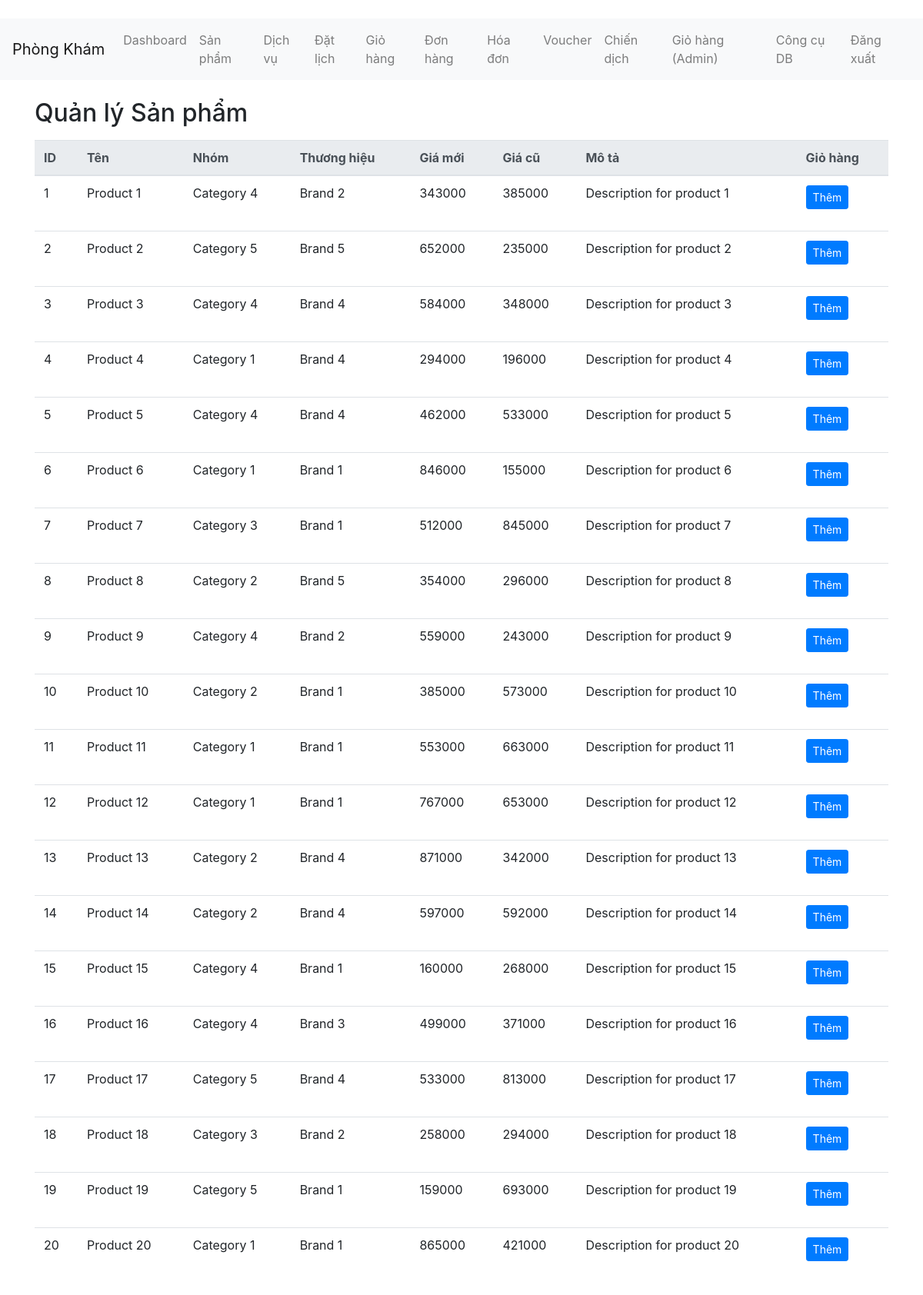
The app's page /products (signed in), older data.
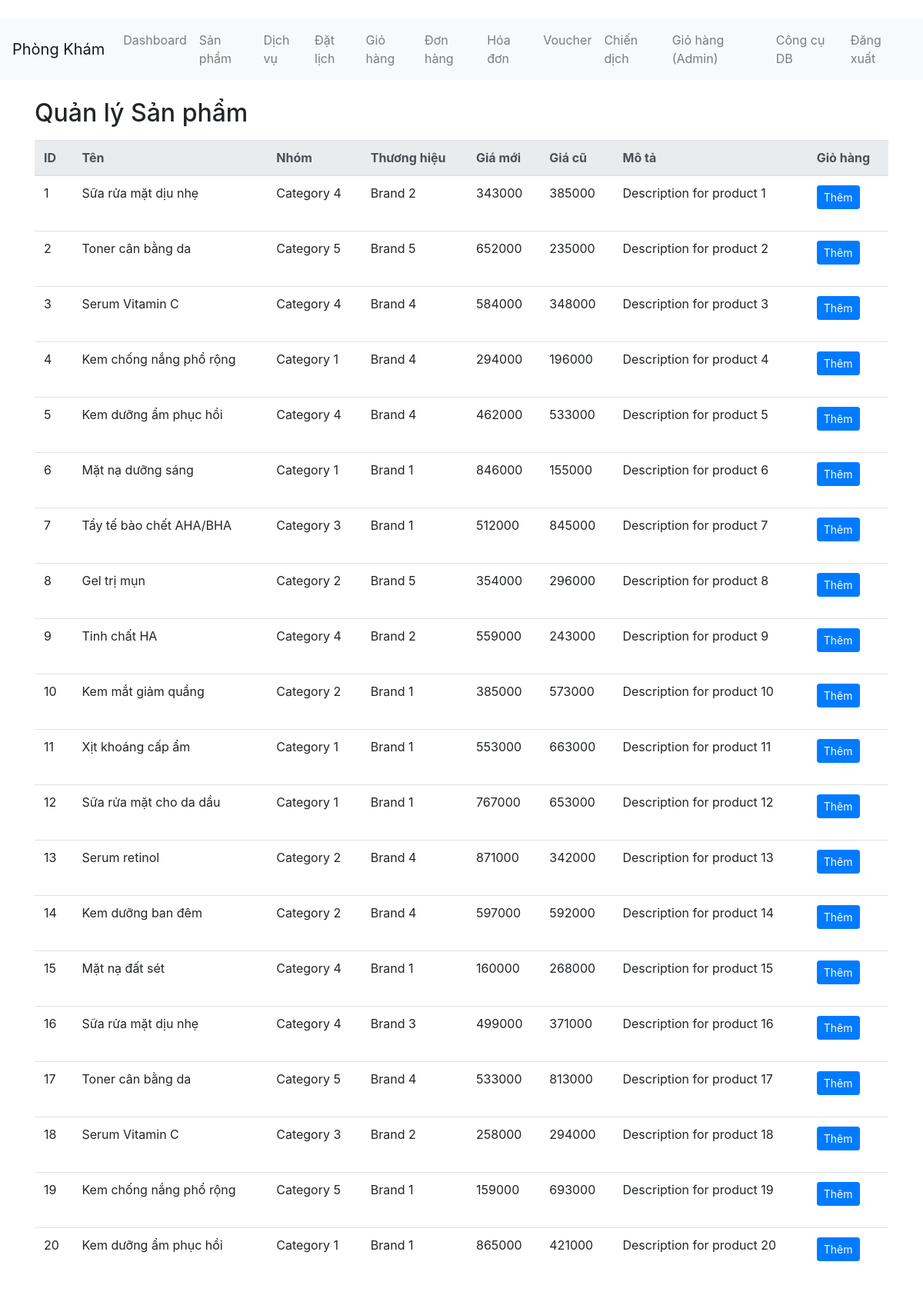
The same page, newer data.
### tables this page shows
CREATE TABLE products (idp INTEGER PRIMARY KEY, namep TEXT, newprice TEXT, oldprice TEXT, descr TEXT, typep INTEGER, idbrand INTEGER, img TEXT, hide INTEGER);

CREATE TABLE categories (typep INTEGER PRIMARY KEY, namec TEXT, meta TEXT, hide INTEGER);

CREATE TABLE brands (idbrand INTEGER PRIMARY KEY, namebrand TEXT, hide INTEGER);

### app.py (the view)
@app.route("/products")
def products():
    if "user" not in session:
        return redirect(url_for("login"))
    conn = get_conn()
    rows = conn.execute(
        """
        SELECT p.idp, p.namep, c.namec, b.namebrand, p.newprice, p.oldprice, p.descr
        FROM products p
        LEFT JOIN categories c ON p.typep = c.typep
        LEFT JOIN brands b ON p.idbrand = b.idbrand
        ORDER BY p.idp
        """
    ).fetchall()
    conn.close()
    return render_template("products.html", products=[dict(r) for r in rows])

### app.py (called while the page is built)
def get_conn() -> sqlite3.Connection:
    conn = sqlite3.connect(DB_PATH)
    conn.row_factory = sqlite3.Row
    conn.execute("PRAGMA foreign_keys = ON")
    return conn

### template/products.html
﻿{% extends "base.html" %}
{% block content %}
<h2>Quản lý Sản phẩm</h2>
<table class="table table-hover mt-3">
  <thead class="thead-light">
    <tr>
      <th>ID</th><th>Tên</th><th>Nhóm</th><th>Thương hiệu</th><th>Giá mới</th><th>Giá cũ</th><th>Mô tả</th><th>Giỏ hàng</th>
    </tr>
  </thead>
  <tbody>
    {% for p in products %}
    <tr>
      <td>{{ p["idp"] }}</td>
      <td>{{ p["namep"] }}</td>
      <td>{{ p["namec"] or "" }}</td>
      <td>{{ p["namebrand"] or "" }}</td>
      <td>{{ p["newprice"] }}</td>
      <td>{{ p["oldprice"] }}</td>
      <td>{{ p["descr"] }}</td>
      <td>
        <form method="post" action="{{ url_for('cart_add', idp=p['idp']) }}">
          <button class="btn btn-sm btn-primary" type="submit">Thêm</button>
        </form>
      </td>
    </tr>
    {% endfor %}
  </tbody>
</table>
{% endblock %}

Row changes from the older to the newer data that the page shows:
changed products "Description for product 1": namep "Product 1" → "Sữa rửa mặt dịu nhẹ"
changed products "Description for product 2": namep "Product 2" → "Toner cân bằng da"
changed products "Description for product 3": namep "Product 3" → "Serum Vitamin C"
changed products "Description for product 4": namep "Product 4" → "Kem chống nắng phổ rộng"
changed products "Description for product 5": namep "Product 5" → "Kem dưỡng ẩm phục hồi"
changed products "Description for product 6": namep "Product 6" → "Mặt nạ dưỡng sáng"
changed products "Description for product 7": namep "Product 7" → "Tẩy tế bào chết AHA/BHA"
changed products "Description for product 8": namep "Product 8" → "Gel trị mụn"
changed products "Description for product 9": namep "Product 9" → "Tinh chất HA"
changed products "Description for product 10": namep "Product 10" → "Kem mắt giảm quầng"
changed products "Description for product 11": namep "Product 11" → "Xịt khoáng cấp ẩm"
changed products "Description for product 12": namep "Product 12" → "Sữa rửa mặt cho da dầu"
changed products "Description for product 13": namep "Product 13" → "Serum retinol"
changed products "Description for product 14": namep "Product 14" → "Kem dưỡng ban đêm"
changed products "Description for product 15": namep "Product 15" → "Mặt nạ đất sét"
changed products "Description for product 16": namep "Product 16" → "Sữa rửa mặt dịu nhẹ"
changed products "Description for product 17": namep "Product 17" → "Toner cân bằng da"
changed products "Description for product 18": namep "Product 18" → "Serum Vitamin C"
changed products "Description for product 19": namep "Product 19" → "Kem chống nắng phổ rộng"
changed products "Description for product 20": namep "Product 20" → "Kem dưỡng ẩm phục hồi"
